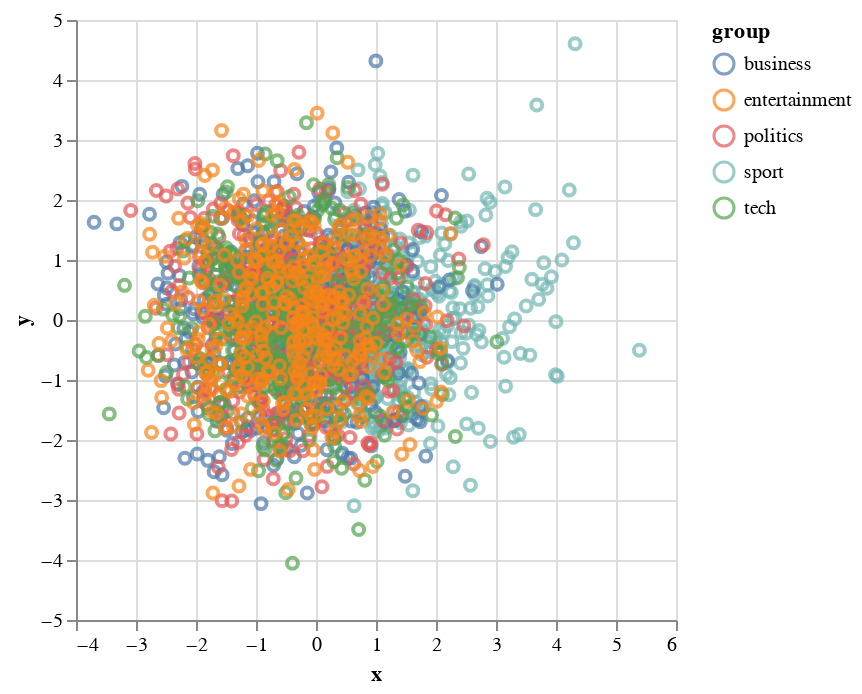

The cell this chart's notebook holds for it:
### Code cell
bbc_2d = pca_2d(bbc_model['paragraph_matrix'].data, bbc_df.group.to_numpy())
chart = alt.Chart(bbc_2d).mark_point().encode(x="x", y="y", color="group")
# Uncomment to print chart inline, but beware it will inflate the notebook size
chart

### Figure 1 — Vega-Lite specification as saved in the notebook (floating-point values rounded to 4 significant figures; data arrays with more than 128 entries replaced by an {"elided": "..."} marker saying what was removed)
{"config": {"view": {"continuousWidth": 300, "continuousHeight": 300}}, "data": {"name": "data-bfe373e4c6104c1d66d031dd70532b86"}, "mark": {"type": "point"}, "encoding": {"color": {"field": "group", "type": "nominal"}, "x": {"field": "x", "type": "quantitative"}, "y": {"field": "y", "type": "quantitative"}}, "$schema": "https://vega.github.io/schema/vega-lite/v5.20.1.json", "datasets": {"data-bfe373e4c6104c1d66d031dd70532b86": {"elided": "2225 records"}}}
